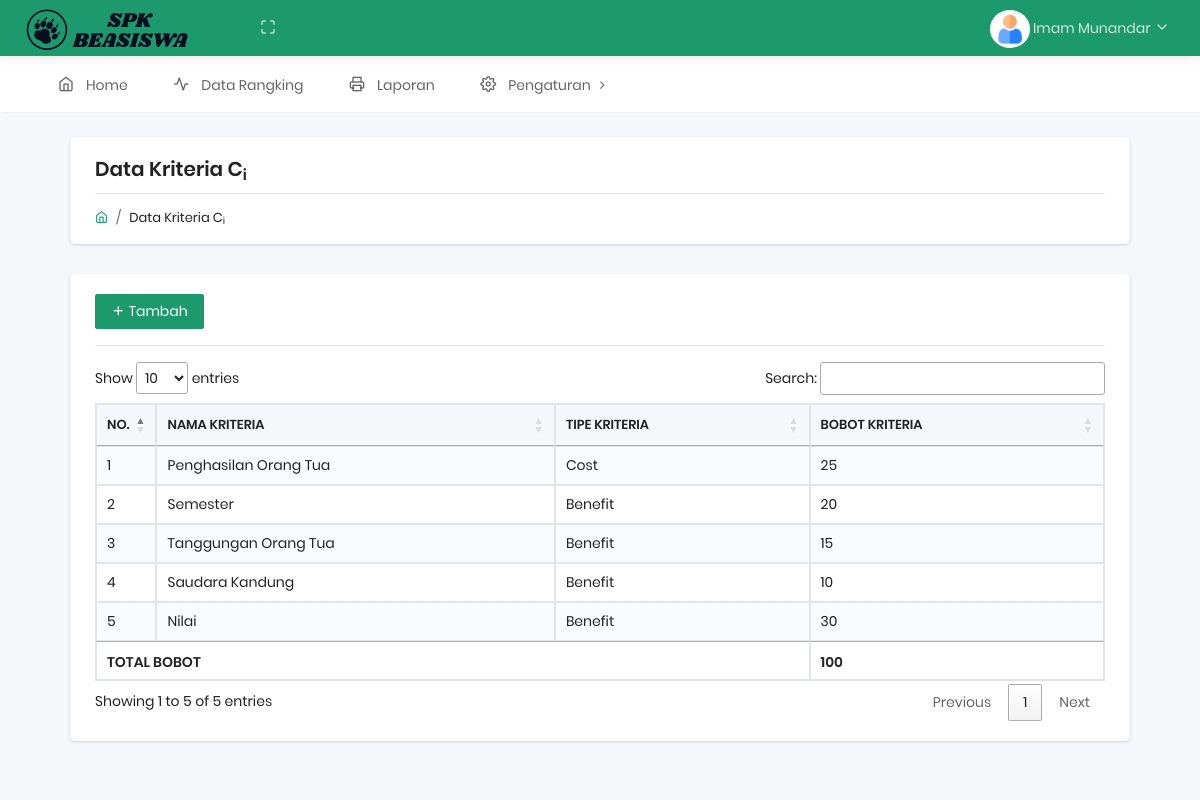
The app's page /kriteria.php (signed in) with its own data.
### tables this page shows
CREATE TABLE `tbl_kriteria` (
  `id_kriteria` int(11) NOT NULL,
  `nama_kriteria` varchar(100) NOT NULL,
  `tipe_kriteria` varchar(10) NOT NULL,
  `bobot_kriteria` double NOT NULL,
  `id_user` int(11) NOT NULL,
  `tanggal_update` timestamp NOT NULL DEFAULT current_timestamp() ON UPDATE current_timestamp()
);

### config/class.php (called while the page is built, shortened)
<?php
$mysqli = new mysqli("localhost","root","","spkh");
class kriteria
{
	public $koneksi;
	function __construct($mysqli)
	{
		$this->koneksi=$mysqli;
	}
	function get()
	{
		$semuadata=array();
		$ambildata = $this->koneksi-> query("SELECT * FROM tbl_kriteria");
		while ($pecahdata=$ambildata->fetch_assoc())
		{
			$semuadata[]=$pecahdata;
		}
		return $semuadata;
	}
}
$kriteria = new kriteria($mysqli);

### kriteria.php (the view, shortened to what this page needs)
<?php include 'config/class.php'; ?>
<?php include 'head.php'; ?>
<?php include 'nav.php'; ?>
<?php include 'header.php'; ?>
<?php
$data = $kriteria->get();
?>
<div class="pcoded-main-container">
 <div class="pcoded-wrapper container">
  <div class="pcoded-content">
    <div class="pcoded-inner-content">
      <div class="main-body">
        <div class="page-wrapper">
          <div class="page-header">
            <div class="page-block">
              <div class="row align-items-center">
                <div class="col-md-12">
                  <div class="page-header-title">
                    <h5 class="m-b-10">Data Kriteria C<sub>i</sub></h5>
                  </div>
                  <ul class="breadcrumb">
                    <li class="breadcrumb-item"><a href="index.html"><i class="feather icon-home"></i></a></li>
                    <li class="breadcrumb-item"><a href="#!">Data Kriteria C<sub>i</sub></a></li>
                  </ul>
                </div>
              </div>
            </div>
          </div>
          <div class="row">
            <div class="col-sm-12">
              <div class="card">
                <div class="card-body">
                 <button type="button" class="btn btn-primary" data-toggle="modal" data-target="#myModal"><i class="feather icon-plus"></i> Tambah</button>
                 <hr>
                 <table class="table table-striped table-bordered" id="example">
                  <thead>
                    <tr>
                      <th>No.</th>
                      <th>Nama Kriteria</th>
                      <th>Tipe Kriteria</th>
                      <th>Bobot Kriteria</th>
                      </tr>
                    </thead>
                    <tbody>
                     <?php
                     $totbobot = 0;
                     ?>
                     <?php foreach ($data as $key => $value): ?>
                      <?php
                      $totbobot += $value['bobot_kriteria'];
                      ?>
                      <tr>
                        <td width="6%"><?= $key+1 ?></td>
                        <td><?= $value['nama_kriteria'] ?></td>
                        <td><?= $value['tipe_kriteria'] ?></td>
                        <td><?= $value['bobot_kriteria'] ?></td>
                        </tr>
                      <?php endforeach ?>
                    </tbody>
                    <tfoot>
                      <tr>
                        <th colspan="3">TOTAL BOBOT</th>
                        <th colspan="2"><?= $totbobot ?></th>
                      </tr>
                    </tfoot>
                  </table>
                </div>
              </div>
            </div>
          </div>
        </div>
      </div>
    </div>
  </div>
</div>
</div>
<?php include 'footer.php'; ?>

### records on screen
tbl_kriteria: nama_kriteria "Penghasilan Orang Tua", tipe_kriteria "Cost", bobot_kriteria "25"
tbl_kriteria: nama_kriteria "Semester", tipe_kriteria "Benefit", bobot_kriteria "20"
tbl_kriteria: nama_kriteria "Tanggungan Orang Tua", tipe_kriteria "Benefit", bobot_kriteria "15"
tbl_kriteria: nama_kriteria "Saudara Kandung", tipe_kriteria "Benefit", bobot_kriteria "10"
tbl_kriteria: nama_kriteria "Nilai", tipe_kriteria "Benefit", bobot_kriteria "30"

### other values on screen
$_SESSION['user']['nama'] "Imam Munandar"
$totbobot "100"
